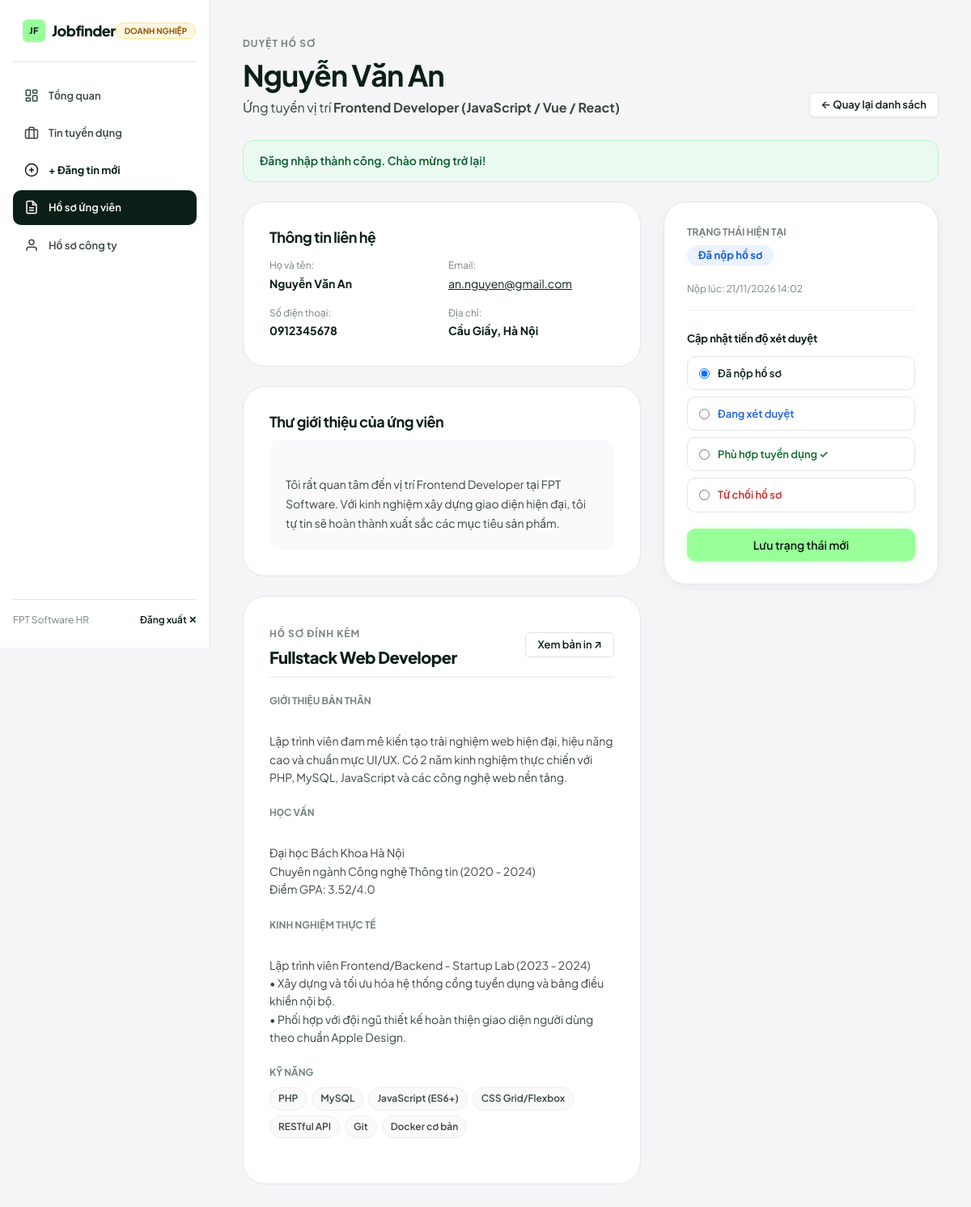
Page /employer/application-view.php?id=2 (signed in) on the committed database.
### tables this page shows
CREATE TABLE `applications` (
  `id` INT AUTO_INCREMENT PRIMARY KEY,
  `user_id` INT NOT NULL,
  `job_id` INT NOT NULL,
  `cv_id` INT NULL,
  `cover_letter` TEXT NULL,
  `status` VARCHAR(50) NOT NULL DEFAULT 'Đã nộp hồ sơ',
  `created_at` TIMESTAMP DEFAULT CURRENT_TIMESTAMP,
  `updated_at` TIMESTAMP NULL ON UPDATE CURRENT_TIMESTAMP,
  CONSTRAINT `fk_app_user` FOREIGN KEY (`user_id`) REFERENCES `users` (`id`) ON DELETE CASCADE,
  CONSTRAINT `fk_app_job` FOREIGN KEY (`job_id`) REFERENCES `jobs` (`id`) ON DELETE CASCADE,
  CONSTRAINT `fk_app_cv` FOREIGN KEY (`cv_id`) REFERENCES `cvs` (`id`) ON DELETE SET NULL,
  CONSTRAINT `uq_user_job` UNIQUE (`user_id`, `job_id`)
);

CREATE TABLE `users` (
  `id` INT AUTO_INCREMENT PRIMARY KEY,
  `name` VARCHAR(100) NOT NULL,
  `email` VARCHAR(100) NOT NULL UNIQUE,
  `role` ENUM('candidate', 'employer', 'admin') NOT NULL DEFAULT 'candidate',
  `password` VARCHAR(255) NOT NULL,
  `phone` VARCHAR(20) NULL,
  `avatar` VARCHAR(255) NULL,
  `is_active` TINYINT(1) NOT NULL DEFAULT 1,
  `created_at` TIMESTAMP DEFAULT CURRENT_TIMESTAMP
);

CREATE TABLE `jobs` (
  `id` INT AUTO_INCREMENT PRIMARY KEY,
  `employer_id` INT NULL,
  `title` VARCHAR(150) NOT NULL,
  `company` VARCHAR(100) NOT NULL,
  `location` VARCHAR(100) NOT NULL,
  `category` VARCHAR(100) NOT NULL,
  `salary` VARCHAR(100) NOT NULL,
  `salary_value` INT DEFAULT 0,
  `job_type` VARCHAR(50) NOT NULL DEFAULT 'Toàn thời gian',
  `experience` VARCHAR(50) NOT NULL DEFAULT 'Không yêu cầu',
  `description` TEXT NOT NULL,
  `requirements` TEXT NOT NULL,
  `deadline` DATE NULL,
  `views` INT NOT NULL DEFAULT 0,
  `status` VARCHAR(20) NOT NULL DEFAULT 'active',
  `created_at` TIMESTAMP DEFAULT CURRENT_TIMESTAMP,
  CONSTRAINT `fk_job_employer` FOREIGN KEY (`employer_id`) REFERENCES `users` (`id`) ON DELETE SET NULL
);

CREATE TABLE `cvs` (
  `id` INT AUTO_INCREMENT PRIMARY KEY,
  `user_id` INT NOT NULL,
  `title` VARCHAR(150) NOT NULL DEFAULT 'Hồ sơ nghề nghiệp',
  `full_name` VARCHAR(100) NOT NULL,
  `email` VARCHAR(100) NOT NULL,
  `phone` VARCHAR(20) NULL,
  `address` VARCHAR(200) NULL,
  `summary` TEXT NULL,
  `education` TEXT NULL,
  `experience` TEXT NULL,
  `skills` TEXT NULL,
  `certifications` TEXT NULL,
  `languages` VARCHAR(255) NULL,
  `cv_link` VARCHAR(255) NULL,
  `is_default` TINYINT(1) NOT NULL DEFAULT 0,
  `created_at` TIMESTAMP DEFAULT CURRENT_TIMESTAMP,
  `updated_at` TIMESTAMP NULL ON UPDATE CURRENT_TIMESTAMP,
  CONSTRAINT `fk_cv_user` FOREIGN KEY (`user_id`) REFERENCES `users` (`id`) ON DELETE CASCADE
);

### employer/application-view.php (the view, shortened to what this page needs)
<?php
require_once '../config/database.php';
$employer_id = (int)$_SESSION['user_id'];
$app_id = isset($_GET['id']) ? (int)$_GET['id'] : 0;
$stmt = $pdo->prepare("
    SELECT a.*, u.name as candidate_name, u.email as candidate_email, u.phone as candidate_phone,
           j.id as job_id, j.title as job_title, j.salary as job_salary, j.location as job_location,
           c.title as cv_title, c.summary as cv_summary, c.education as cv_education,
           c.experience as cv_experience, c.skills as cv_skills, c.certifications as cv_certifications,
           c.languages as cv_languages, c.address as cv_address
    FROM applications a
    JOIN users u ON u.id = a.user_id
    JOIN jobs j ON j.id = a.job_id
    LEFT JOIN cvs c ON c.id = a.cv_id
    WHERE a.id = :app_id AND j.employer_id = :employer_id
    LIMIT 1
");
$stmt->execute([':app_id' => $app_id, ':employer_id' => $employer_id]);
$app = $stmt->fetch();
$status_badge_map = [
    'Đã nộp hồ sơ'  => 'badge--pending',
    'Đang xét duyệt' => 'badge--pending',
    'Phù hợp'        => 'badge--success',
    'Từ chối'        => 'badge--danger'
];
$badge_class = $status_badge_map[$app['status']] ?? 'badge--pending';
?>
<!DOCTYPE html>
<html lang="vi">
<head>
    <link rel="stylesheet" href="../assets/css/style.css">
</head>
<body>
<div class="portal-layout">
    <?php include '../includes/employer-sidebar.php'; ?>
    <main class="portal-main">
        <div class="section-header" style="margin-bottom:28px;">
            <div>
                <span class="section-eyebrow">Duyệt hồ sơ</span>
                <h1 class="section-title"><?= htmlspecialchars($app['candidate_name']) ?></h1>
                <p class="section-desc">Ứng tuyển vị trí <strong><?= htmlspecialchars($app['job_title']) ?></strong></p>
            </div>
            <a href="applications.php" class="btn btn-secondary btn-sm">← Quay lại danh sách</a>
        </div>
        <?php if (!empty($_SESSION['flash_message'])): ?>
            <div class="flash-bar flash--<?= $_SESSION['flash_type'] ?? 'success' ?>">
                <?= htmlspecialchars($_SESSION['flash_message']) ?>
            </div>
        <?php endif; ?>
        <div style="display:grid; grid-template-columns:1fr 340px; gap:28px; align-items:flex-start;">
            <div>
                <div style="background:var(--surface); border-radius:var(--radius-xl); border:1px solid var(--line); padding:32px; margin-bottom:24px;">
                    <h2 style="font-size:18px; font-weight:700; margin-bottom:16px;">Thông tin liên hệ</h2>
                    <div style="display:grid; grid-template-columns:repeat(auto-fit, minmax(200px, 1fr)); gap:16px; font-size:14px;">
                        <div>
                            <span class="text-muted" style="display:block; font-size:12px; margin-bottom:2px;">Họ và tên:</span>
                            <strong><?= htmlspecialchars($app['candidate_name']) ?></strong>
                        </div>
                        <div>
                            <span class="text-muted" style="display:block; font-size:12px; margin-bottom:2px;">Email:</span>
                            <a href="mailto:<?= htmlspecialchars($app['candidate_email']) ?>" style="text-decoration:underline;">
                                <?= htmlspecialchars($app['candidate_email']) ?>
                            </a>
                        </div>
                        <div>
                            <span class="text-muted" style="display:block; font-size:12px; margin-bottom:2px;">Số điện thoại:</span>
                            <strong><?= htmlspecialchars($app['candidate_phone'] ?: 'Chưa cập nhật') ?></strong>
                        </div>
                        <div>
                            <span class="text-muted" style="display:block; font-size:12px; margin-bottom:2px;">Địa chỉ:</span>
                            <strong><?= htmlspecialchars($app['cv_address'] ?: 'Chưa cập nhật') ?></strong>
                        </div>
                    </div>
                </div>
                <div style="background:var(--surface); border-radius:var(--radius-xl); border:1px solid var(--line); padding:32px; margin-bottom:24px;">
                    <h2 style="font-size:18px; font-weight:700; margin-bottom:12px;">Thư giới thiệu của ứng viên</h2>
                    <div style="font-size:14px; line-height:1.7; color:var(--ink-secondary); background:var(--surface-subtle); border-radius:var(--radius-md); padding:20px; white-space:pre-line;">
                        <?= htmlspecialchars($app['cover_letter'] ?: 'Ứng viên không để lại thư giới thiệu.') ?>
                    </div>
                </div>
                <?php if (!empty($app['cv_title'])): ?>
                    <div style="background:var(--surface); border-radius:var(--radius-xl); border:1px solid var(--line); padding:32px;">
                        <div style="display:flex; justify-content:space-between; align-items:center; margin-bottom:20px; padding-bottom:12px; border-bottom:1px solid var(--line);">
                            <div>
                                <span class="section-eyebrow">Hồ sơ đính kèm</span>
                                <h2 style="font-size:20px; font-weight:800;"><?= htmlspecialchars($app['cv_title']) ?></h2>
                            </div>
                            <a href="../cv-preview.php?id=<?= (int)$app['cv_id'] ?>" target="_blank" class="btn btn-secondary btn-sm">Xem bản in ↗</a>
                        </div>
                        <?php if (!empty($app['cv_summary'])): ?>
                            <div style="margin-bottom:24px;">
                                <div style="font-size:12px; font-weight:700; text-transform:uppercase; color:var(--muted); margin-bottom:6px;">Giới thiệu bản thân</div>
                                <div style="font-size:14px; line-height:1.6; color:var(--ink-secondary); white-space:pre-line;">
                                    <?= htmlspecialchars($app['cv_summary']) ?>
                                </div>
                            </div>
                        <?php endif; ?>
                        <?php if (!empty($app['cv_education'])): ?>
                            <div style="margin-bottom:24px;">
                                <div style="font-size:12px; font-weight:700; text-transform:uppercase; color:var(--muted); margin-bottom:6px;">Học vấn</div>
                                <div style="font-size:14px; line-height:1.6; color:var(--ink-secondary); white-space:pre-line;">
                                    <?= htmlspecialchars($app['cv_education']) ?>
                                </div>
                            </div>
                        <?php endif; ?>
                        <?php if (!empty($app['cv_experience'])): ?>
                            <div style="margin-bottom:24px;">
                                <div style="font-size:12px; font-weight:700; text-transform:uppercase; color:var(--muted); margin-bottom:6px;">Kinh nghiệm thực tế</div>
                                <div style="font-size:14px; line-height:1.6; color:var(--ink-secondary); white-space:pre-line;">
                                    <?= htmlspecialchars($app['cv_experience']) ?>
                                </div>
                            </div>
                        <?php endif; ?>
                        <?php if (!empty($app['cv_skills'])): ?>
                            <div style="margin-bottom:24px;">
                                <div style="font-size:12px; font-weight:700; text-transform:uppercase; color:var(--muted); margin-bottom:8px;">Kỹ năng</div>
                                <div style="display:flex; flex-wrap:wrap; gap:6px;">
                                    <?php foreach (array_filter(array_map('trim', explode(',', $app['cv_skills']))) as $sk): ?>
                                        <span class="chip"><?= htmlspecialchars($sk) ?></span>
                                    <?php endforeach; ?>
                                </div>
                            </div>
                        <?php endif; ?>
                    </div>
                <?php endif; ?>
            </div>
            <div style="position:sticky; top:24px;">
                <div style="background:var(--surface); border-radius:var(--radius-xl); border:1px solid var(--line); padding:28px; box-shadow:var(--shadow-card);">
                    <div style="font-size:12px; font-weight:700; text-transform:uppercase; color:var(--muted); margin-bottom:6px;">
                        Trạng thái hiện tại
                    </div>
                    <div style="margin-bottom:20px;">
                        <span class="badge <?= $badge_class ?>" style="font-size:13px; padding:6px 14px;">
                            <?= htmlspecialchars($app['status']) ?>
                        </span>
                    </div>
                    <div style="font-size:12px; color:var(--muted); margin-bottom:24px; padding-bottom:16px; border-bottom:1px solid var(--line-subtle);">
                        Nộp lúc: <?= date('d/m/Y H:i', strtotime($app['created_at'])) ?>
                    </div>
                    <form method="POST">
                        <label class="form-label" style="margin-bottom:12px;">Cập nhật tiến độ xét duyệt</label>
                        <div style="display:flex; flex-direction:column; gap:8px; margin-bottom:20px;">
                            <label style="display:flex; align-items:center; gap:10px; cursor:pointer; padding:10px 14px; border:1px solid var(--line); border-radius:var(--radius-sm);">
                                <input type="radio" name="status" value="Đã nộp hồ sơ" <?= ($app['status'] === 'Đã nộp hồ sơ') ? 'checked' : '' ?>>
                                <span style="font-size:13px; font-weight:600;">Đã nộp hồ sơ</span>
                            </label>
                            <label style="display:flex; align-items:center; gap:10px; cursor:pointer; padding:10px 14px; border:1px solid var(--line); border-radius:var(--radius-sm);">
                                <input type="radio" name="status" value="Đang xét duyệt" <?= ($app['status'] === 'Đang xét duyệt') ? 'checked' : '' ?>>
                                <span style="font-size:13px; font-weight:600; color:var(--status-pending-text);">Đang xét duyệt</span>
                            </label>
                            <label style="display:flex; align-items:center; gap:10px; cursor:pointer; padding:10px 14px; border:1px solid var(--line); border-radius:var(--radius-sm);">
                                <input type="radio" name="status" value="Phù hợp" <?= ($app['status'] === 'Phù hợp') ? 'checked' : '' ?>>
                                <span style="font-size:13px; font-weight:600; color:var(--status-success-text);">Phù hợp tuyển dụng ✓</span>
                            </label>
                            <label style="display:flex; align-items:center; gap:10px; cursor:pointer; padding:10px 14px; border:1px solid var(--line); border-radius:var(--radius-sm);">
                                <input type="radio" name="status" value="Từ chối" <?= ($app['status'] === 'Từ chối') ? 'checked' : '' ?>>
                                <span style="font-size:13px; font-weight:600; color:var(--status-danger-text);">Từ chối hồ sơ</span>
                            </label>
                        </div>
                        <button type="submit" class="btn btn-primary" style="width:100%; padding:12px;">
                            Lưu trạng thái mới
                        </button>
                    </form>
                </div>
            </div>
        </div>
    </main>
</div>
</body>
</html>

### rows in the picture
applications: user.name "Nguyễn Văn An", job.title "Frontend Developer (JavaScript / Vue / React)", user.email "an.nguyen@gmail.com", user.phone "0912345678", cv.address "Cầu Giấy, Hà Nội", cover_letter "Tôi rất quan tâm đến vị trí Frontend Developer tại FPT Software. Với kinh nghiệm xây dựng giao diện hiện đại, tôi tự tin sẽ hoàn thành xuất sắc các mục tiêu sản phẩm.", cv.title "Fullstack Web Developer", cv.summary "Lập trình viên đam mê kiến tạo trải nghiệm web hiện đại, hiệu năng cao và chuẩn mực UI/UX. Có 2 năm kinh nghiệm thực chiến với PHP, MySQL, JavaScript và các công nghệ web nền tảng.", cv.education "Đại học Bách Khoa Hà Nội Chuyên ngành Công nghệ Thông tin (2020 - 2024) Điểm GPA: 3.52/4.0", cv.experience "Lập trình viên Frontend/Backend - Startup Lab (2023 - 2024) • Xây dựng và tối ưu hóa hệ thống cổng tuyển dụng và bảng điều khiển nội bộ. • Phối hợp với đội ngũ thiết kế hoàn thiện giao diện người dùng theo chuẩn Apple Design.", cv.skills "PHP", cv.skills "MySQL", cv.skills "JavaScript (ES6+)", cv.skills "CSS Grid/Flexbox", cv.skills "RESTful API", cv.skills "Git", cv.skills "Docker cơ bản", status "Đã nộp hồ sơ", created_at "21/11/2026 14:02", status "☑ Đã nộp hồ sơ", status "☐ Đang xét duyệt", status "☐ Phù hợp tuyển dụng ✓", status "☐ Từ chối hồ sơ"

### other values in the picture
$_SESSION['user_name'] "FPT Software HR"
$_SESSION['flash_message'] "Đăng nhập thành công. Chào mừng trở lại!"
